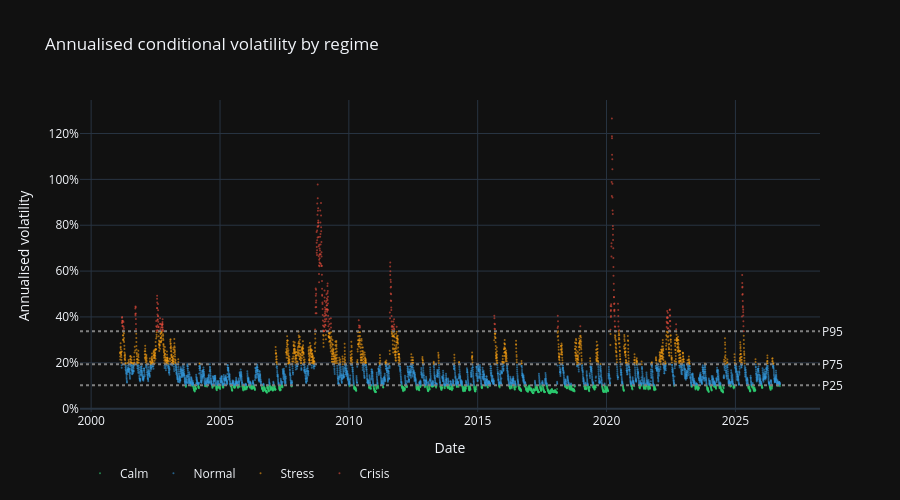

Notebook code cell kept with this figure:
### Markdown cell above
### 10.1 Regime timeline

### Code cell
# Colour-coded conditional volatility by regime
colours = {'Calm': '#2ecc71', 'Normal': '#3498db', 'Stress': '#f39c12', 'Crisis': '#e74c3c'}

fig = go.Figure()

for regime_name, colour in colours.items():
    mask = regimes == regime_name
    fig.add_trace(go.Scatter(
        x=returns.index[mask],
        y=cond_vol_ann[mask],
        mode='markers',
        marker=dict(size=2, color=colour, opacity=0.6),
        name=regime_name
    ))

for threshold, label in [(q25, 'P25'), (q75, 'P75'), (q95, 'P95')]:
    fig.add_hline(
        y=threshold, line_dash='dot', line_color='gray',
        annotation_text=label, annotation_position='right'
    )

fig.update_layout(
    title='Annualised conditional volatility by regime',
    xaxis_title='Date',
    yaxis_title='Annualised volatility',
    yaxis_tickformat='.0%',
    height=500,
    legend=dict(orientation='h', y=-0.15)
)

fig.show()

### Figure 1 — Plotly figure (JSON) as saved in the notebook; plotly's stock layout.template omitted (floating-point values rounded to 4 significant figures; data arrays with more than 128 entries replaced by an {"elided": "..."} marker saying what was removed)
{"data": [{"marker": {"color": "#2ecc71", "opacity": 0.6, "size": 2}, "mode": "markers", "name": "Calm", "type": "scatter", "x": {"elided": "1610 str values"}, "y": {"elided": "1610 float values"}}, {"marker": {"color": "#3498db", "opacity": 0.6, "size": 2}, "mode": "markers", "name": "Normal", "type": "scatter", "x": {"elided": "3220 str values"}, "y": {"elided": "3220 float values"}}, {"marker": {"color": "#f39c12", "opacity": 0.6, "size": 2}, "mode": "markers", "name": "Stress", "type": "scatter", "x": {"elided": "1288 str values"}, "y": {"elided": "1288 float values"}}, {"marker": {"color": "#e74c3c", "opacity": 0.6, "size": 2}, "mode": "markers", "name": "Crisis", "type": "scatter", "x": {"elided": "323 str values"}, "y": {"elided": "323 float values"}}], "layout": {"annotations": [{"showarrow": false, "text": "P25", "x": 1, "xanchor": "left", "xref": "x domain", "y": 0.1023, "yanchor": "middle", "yref": "y"}, {"showarrow": false, "text": "P75", "x": 1, "xanchor": "left", "xref": "x domain", "y": 0.1935, "yanchor": "middle", "yref": "y"}, {"showarrow": false, "text": "P95", "x": 1, "xanchor": "left", "xref": "x domain", "y": 0.3376, "yanchor": "middle", "yref": "y"}], "height": 500, "legend": {"orientation": "h", "y": -0.15}, "shapes": [{"line": {"color": "gray", "dash": "dot"}, "type": "line", "x0": 0, "x1": 1, "xref": "x domain", "y0": 0.1023, "y1": 0.1023, "yref": "y"}, {"line": {"color": "gray", "dash": "dot"}, "type": "line", "x0": 0, "x1": 1, "xref": "x domain", "y0": 0.1935, "y1": 0.1935, "yref": "y"}, {"line": {"color": "gray", "dash": "dot"}, "type": "line", "x0": 0, "x1": 1, "xref": "x domain", "y0": 0.3376, "y1": 0.3376, "yref": "y"}], "title": {"text": "Annualised conditional volatility by regime"}, "xaxis": {"title": {"text": "Date"}}, "yaxis": {"tickformat": ".0%", "title": {"text": "Annualised volatility"}}}}
